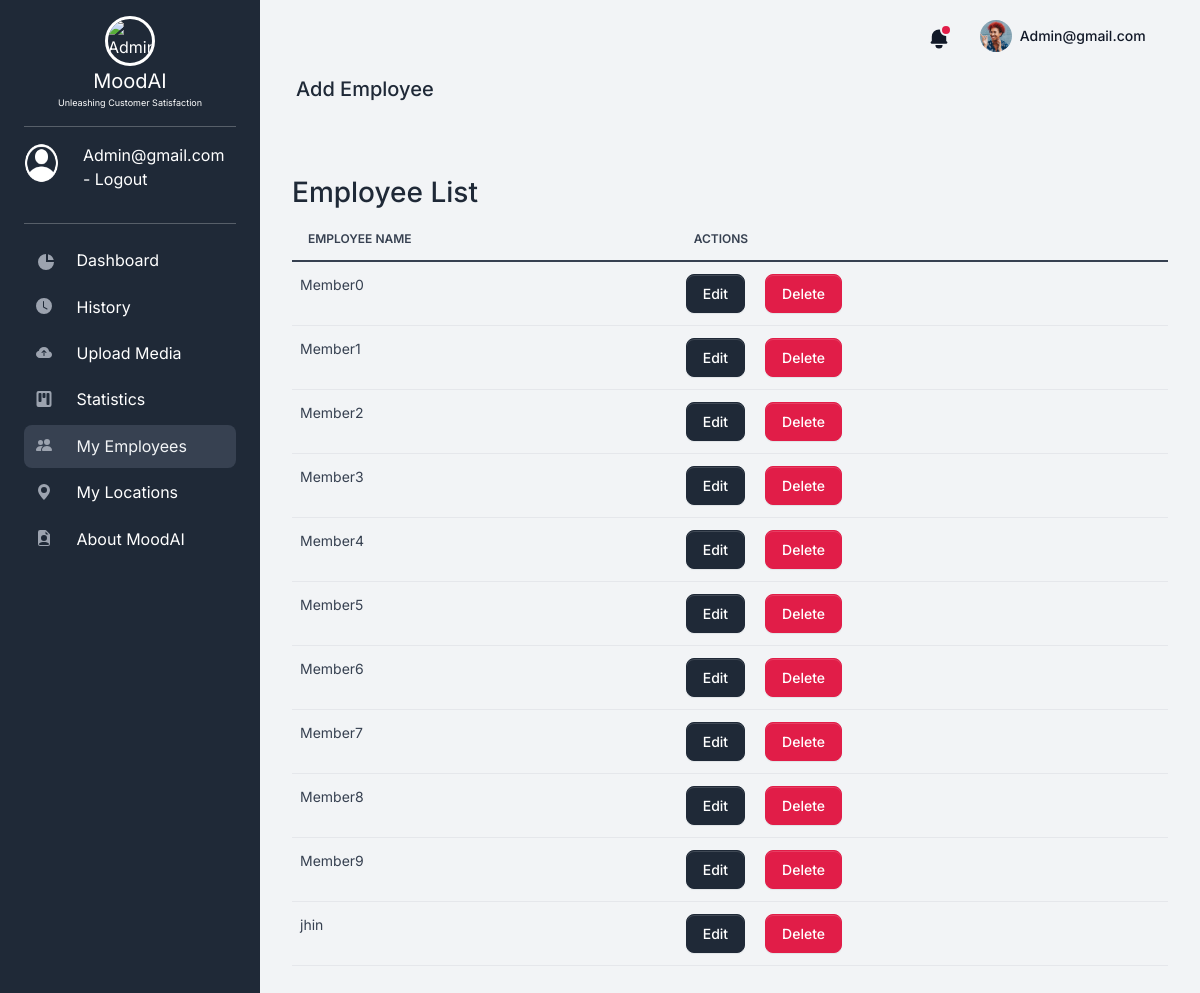
The page /employees (signed in) on the database its author committed.
### apps/models.py (models this page shows)
class User(db.Model, UserMixin):
    __tablename__ = 'user'
    id = db.Column(db.Integer, primary_key=True)
    email = db.Column(db.String(150), unique=True, nullable=False)
    companyName = db.Column(db.String(150), nullable=False)
    password = db.Column(db.String(150), nullable=False)
    role = db.Column(db.Integer, nullable = False)
    __mapper_args__ = {
        'polymorphic_identity': 'user',
        'polymorphic_on': 'role'
    }

@dataclass
class UserMembers(db.Model):
    id : int
    name : str
    companyName : str
    member_id : int
    gender : str
    location_id : int
    id = db.Column(db.Integer, primary_key=True)
    name = db.Column(db.String, nullable=False)
    companyName = db.Column(db.ForeignKey(User.companyName, ondelete='CASCADE'),nullable=False)
    member_id = db.Column(db.Integer, nullable=False, unique=True)
    gender = db.Column(db.String, nullable=False)
    location_id = db.Column(db.ForeignKey(UserLocations.id), nullable=False)

### apps/views.py (the view, shortened to what this page needs)
@app.route('/employees', methods=['GET','POST'])
@login_required
@admin_required
def user_employees():
    user=current_user
    companyName=current_user.companyName
    employees=UserMembers.query.filter_by(companyName=companyName).all()
    return render_template('pages/dashboard/useremployees.html',segment='useremployees', employees=employees,user=user)

### apps/__init__.py (called while the page is built)
@login_manager.user_loader
def load_user(id):
    return User.query.get(int(id))

### apps/views.py (called while the page is built)
def admin_required(f):
    @wraps(f)
    def decorated_function(*args, **kwargs):
        print("")
        if not current_user.is_authenticated or current_user.role != Role.ADMIN:
            return render_template('pages/examples/404.html'), 403
        return f(*args, **kwargs)
    return decorated_function

### apps/templates/pages/dashboard/useremployees.html (shortened to what this page needs)
{% extends 'layouts/base.html' %}
{% block content %}
<div class="accordion accordion-flush" id="accordionFlushExample">
  <div class="accordion-item mb-4">
    <h2 class="accordion-header" id="flush-headingTwo">
      <button class="accordion-button collapsed" type="button" data-bs-toggle="collapse"
        data-bs-target="#flush-collapseTwo" aria-expanded="false" aria-controls="flush-collapseTwo">
        <h2 class="h5">Add Employee</h2>
      </button>
    </h2>
  </div>
</div>
<div class="container-fluid py-4">
  <h3>Employee List</h3>
  <table class="table">
    <thead>
      <tr>
        <th>Employee Name</th>
        <th>Actions</th>
      </tr>
    </thead>
    <tbody>
      {% for employee in employees %}
      <tr>
        <td>{{ employee.name }}</td>
        <td>
          <div class="d-flex">
            <form method="GET" action="{{ url_for('edit_user_employees', id=employee.id) }}">
              <button type="submit" class="btn btn-primary">Edit</button>
            </form>
            <form method="POST" action="{{ url_for('delete_user_employees') }}">
              <button type="submit" class="btn btn-danger">Delete</button>
            </form>
          </div>
        </td>
      </tr>
      {% endfor %}
    </tbody>
  </table>
</div>
{% endblock content %}

### apps/templates/layouts/base.html (shortened to what this page needs)
<!DOCTYPE html>
<html lang="en">
<head>
  {% include 'includes/head.html' %}
</head>
{% block sidebar %}
{% include 'includes/sidebar.html' %}
{% endblock sidebar %}
<main class="content">
  {% block header %}
  {% include 'includes/navigation.html' %}
  {% endblock header %}
  {% block content %}{% endblock content %}
</main>
<body>

### apps/templates/includes/head.html (shortened to what this page needs)
<link type="text/css" href="{{ url_for('static' , filename = 'vendor/sweetalert2/dist/sweetalert2.min.css' )}}" rel="stylesheet">
<link type="text/css" href="{{ url_for('static' , filename = 'vendor/notyf/notyf.min.css' )}}" rel="stylesheet">
<link type="text/css" href="{{ url_for('static' , filename = 'css/volt.css' )}}" rel="stylesheet">
<link rel="stylesheet"href="https://cdn.datatables.net/1.13.4/css/dataTables.bootstrap5.min.css"/>
<link rel="stylesheet" href="https://cdn.datatables.net/searchpanes/2.1.2/css/searchPanes.bootstrap5.min.css"/>
<link rel="stylesheet" href="https://cdn.datatables.net/select/1.6.2/css/select.bootstrap5.min.css"/>

### apps/templates/includes/sidebar.html (shortened to what this page needs)
<nav id="sidebarMenu" class="sidebar d-lg-block bg-gray-800 text-white show" data-simplebar>
  <div class="sidebar-inner px-4 pt-3">
    <a href="/" class="d-flex flex-column align-items-center text-center">
      <img src="{{ url_for('static', filename='assets/img/team/default.png') }}" alt="AdminLTE Logo" class="brand-image img-circle elevation-3 rounded-circle" style="opacity: 1; width: 50px; height: 50px; border: 3px solid #fff;">
      <span class="brand-text font-weight-light" style="font-size: 20px;">MoodAI</span>
      <span class="brand-text font-weight-light" style="font-size: 9px;">Unleashing Customer Satisfaction</span>
    </a>
  <hr color="white">
    <div class="user-panel mt-3 pb-3 mb-3 d-flex">
      <div class="avatar-md me-4">
        <div class="image">
          <img src="{{ url_for('static' , filename = 'assets/img/team/user.png' )}}"
            class="card-img-top rounded-circle border-white" alt="Bonnie Green"
            style="width: 40px; height: 40px;" />
        </div>
      </div>
      <div class="info">
        <a href="{{ url_for('logout') }}" class="d-block">
          {{ user.email }} - Logout
        </a>
      </div>
    </div>
    <hr color="white">
    <nav class="mt-2">
      <ul class="nav flex-column pt-3 pt-md-0">
        <li class="nav-item {% if 'dashboard' in segment %}active{% endif %}">
          <a href="{{url_for('pages_dashboard')}}" class="nav-link">
            <span class="sidebar-icon">
              <svg class="icon icon-xs me-2" fill="currentColor" viewBox="0 0 20 20" xmlns="http://www.w3.org/2000/svg">
                <path d="M2 10a8 8 0 018-8v8h8a8 8 0 11-16 0z"></path>
                <path d="M12 2.252A8.014 8.014 0 0117.748 8H12V2.252z"></path>
              </svg>
            </span>
            <span class="sidebar-text">Dashboard</span>
          </a>
        </li>
        <li class="nav-item {% if 'history' in segment %}active{% endif %}">
          <a href="{{url_for('pages_history')}}" class="nav-link">
            <span class="sidebar-icon">
              <svg xmlns="http://www.w3.org/2000/svg" fill="currentColor" class="icon icon-xs me-2 bi bi-clock-fill"
                viewBox="0 0 20 20">
                <path fill-rule="evenodd"
                  d="M16 8A8 8 0 1 1 0 8a8 8 0 0 1 16 0zM8 3.5a.5.5 0 0 0-1 0V9a.5.5 0 0 0 .252.434l3.5 2a.5.5 0 0 0 .496-.868L8 8.71V3.5z"
                  clip-rule="evenodd"></path>
              </svg>
            </span>
            <span class="sidebar-text">History</span>
          </a>
        </li>
        <li class="nav-item {% if 'upload' in segment %}active{% endif %}">
          <a href="{{url_for('pages_uploadMedia')}}" class="nav-link">
            <span class="sidebar-icon">
            </span>
            <span class="sidebar-text">Upload Media</span>
          </a>
        </li>
        {% if user.role == "admin" %}
        <li class="nav-item {% if 'manage' in segment %}active{% endif %}">
          <a href="{{url_for('pages_manage')}}" class="nav-link">
            <span class="sidebar-icon">
            </span>
            <span class="sidebar-text">Statistics</span>
          </a>
        </li>
        <li class="nav-item {% if 'useremployees' in segment %}active{% endif %}">
          <a href="{{url_for('user_employees')}}" class="nav-link">
            <span class="sidebar-icon">
            </span>
            <span class="sidebar-text">My Employees</span>
          </a>
        </li>
        <li class="nav-item {% if 'userlocations' in segment %}active{% endif %}">
          <a href="{{url_for('user_Locations')}}" class="nav-link">
            <span class="sidebar-icon">
              <svg class="icon icon-xs me-2 bi bi-geo-alt-fill" fill="currentColor" viewBox="0 0 20 20"
                xmlns="http://www.w3.org/2000/svg">
                <path d="M8 16s6-5.686 6-10A6 6 0 0 0 2 6c0 4.314 6 10 6 10zm0-7a3 3 0 1 1 0-6 3 3 0 0 1 0 6z" />
              </svg>
            </span>
            <span class="sidebar-text">My Locations</span>
          </a>
        </li>
        {% endif %}
        <li class="nav-item {% if 'about' in segment %}active{% endif %}">
          <a href="{{url_for('pages_about')}}" class="nav-link">
            <span class="sidebar-icon">
            </span>
            <span class="sidebar-text">About MoodAI</span>
          </a>
        </li>
      </ul>
    </nav>
  </div>
</nav>

### apps/templates/includes/navigation.html (shortened to what this page needs)
<nav class="navbar navbar-top navbar-expand navbar-dashboard navbar-dark ps-0 pe-2 pb-0">
  <div class="container-fluid px-0">
    <div class="d-flex justify-content-between w-100" id="navbarSupportedContent">
      <ul class="navbar-nav align-items-center">
        <li class="nav-item dropdown">
          <a class="nav-link text-dark notification-bell unread dropdown-toggle" data-unread-notifications="true"
            href="#" role="button" data-bs-toggle="dropdown" data-bs-display="static" aria-expanded="false">
            <svg class="icon icon-sm text-gray-900" fill="currentColor" viewBox="0 0 20 20"
              xmlns="http://www.w3.org/2000/svg">
              <path
                d="M10 2a6 6 0 00-6 6v3.586l-.707.707A1 1 0 004 14h12a1 1 0 00.707-1.707L16 11.586V8a6 6 0 00-6-6zM10 18a3 3 0 01-3-3h6a3 3 0 01-3 3z">
              </path>
            </svg>
          </a>
        </li>
        <li class="nav-item dropdown ms-lg-3">
          <a class="nav-link dropdown-toggle pt-1 px-0" href="#" role="button" data-bs-toggle="dropdown"
            aria-expanded="false">
            <div class="media d-flex align-items-center">
              <img class="avatar rounded-circle" alt="Image placeholder"
                src="{{ url_for('static' , filename = 'assets/img/team/profile-picture-3.jpg' )}}">
              <div class="media-body ms-2 text-dark align-items-center d-none d-lg-block">
                <span class="mb-0 font-small fw-bold text-gray-900">{{ user.email }}</span>
              </div>
            </div>
          </a>
        </li>
        <li class="nav-item">
          <a class="nav-link" data-widget="control-sidebar" data-slide="true" href="#" role="button">
          </a>
        </li>
      </ul>
    </div>
  </div>
</nav>

### rows shown on the page
User: email "Admin@gmail.com"
UserMembers: name "Member0"
UserMembers: name "Member1"
UserMembers: name "Member2"
UserMembers: name "Member3"
UserMembers: name "Member4"
UserMembers: name "Member5"
UserMembers: name "Member6"
UserMembers: name "Member7"
UserMembers: name "Member8"
UserMembers: name "Member9"
UserMembers: name "jhin"
